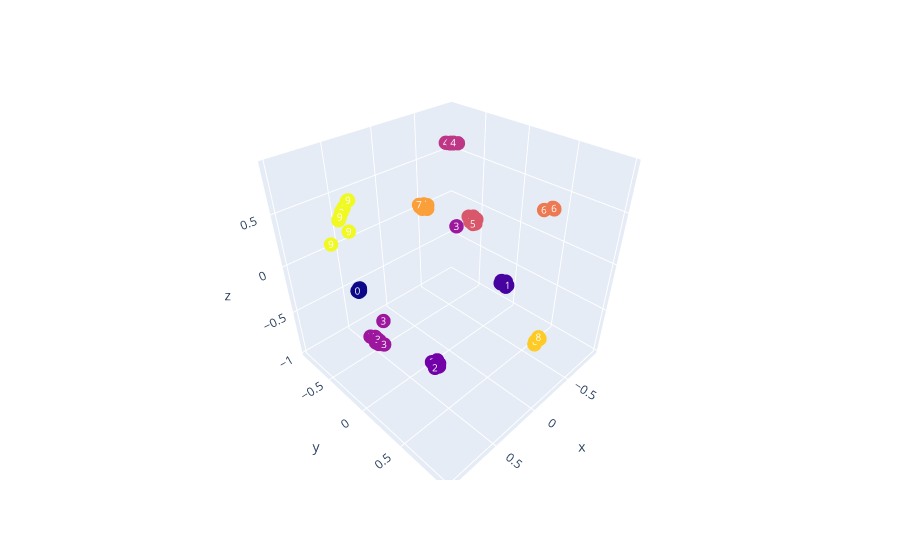

Here is the notebook cell this chart was saved with:
### Code cell
df = pd.DataFrame({'x': embeds[:, 0], 
                   'y': embeds[:, 1], 
                   'z': embeds[:, 2], 
                   'label': batch_labels.numpy()})

fig = px.scatter_3d(df, x='x', y='y', z='z',
                      color='label', text='label')
fig.update_coloraxes(showscale=False)
fig.update_traces(marker=dict(size=5), 
                  textposition='middle center', 
                  textfont=dict(color='white', size=10))

# fig.write_image("./figs/mnist_clusters.pdf", scale=10)

fig.show()
